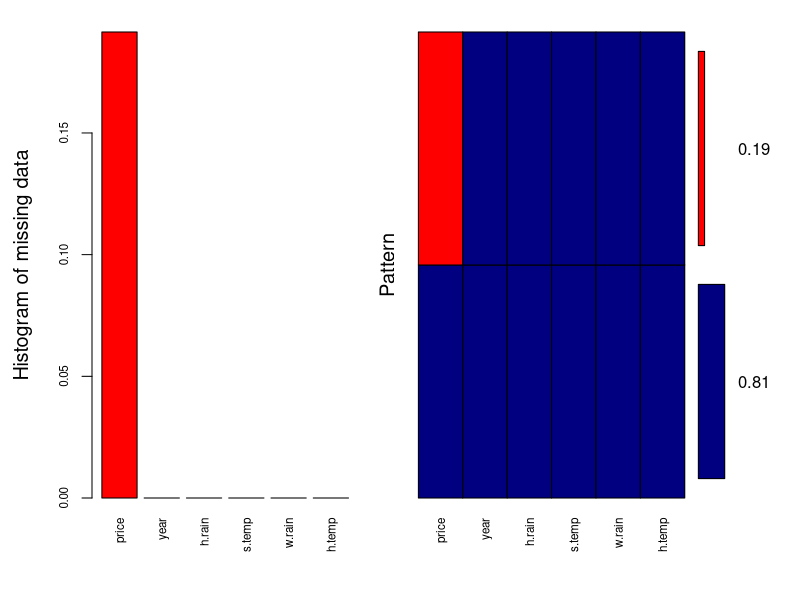
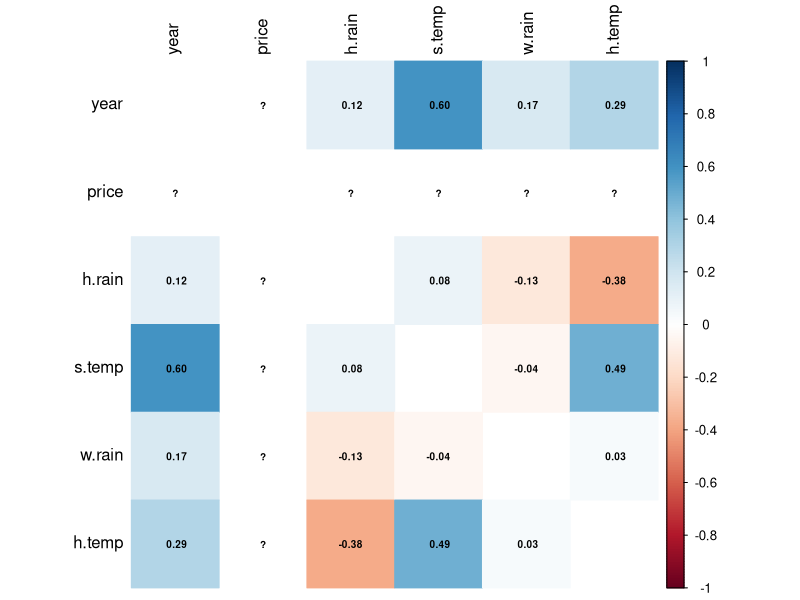
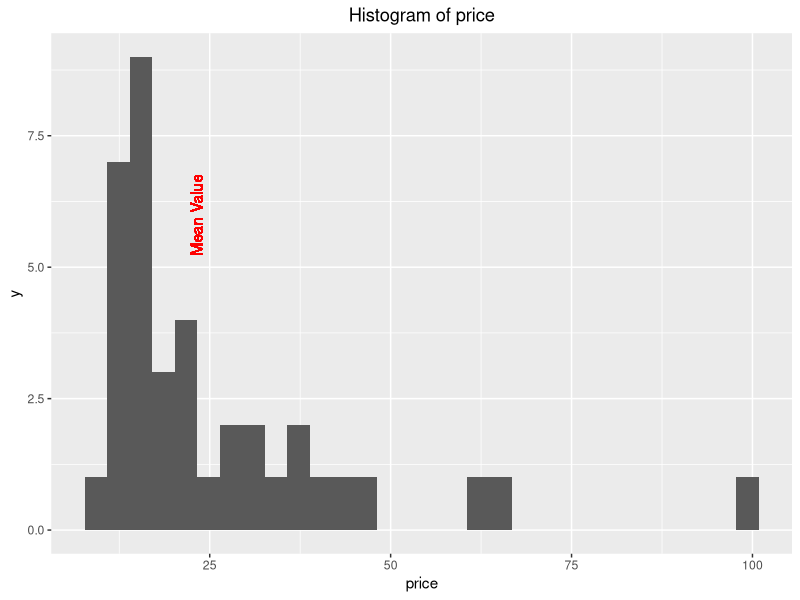
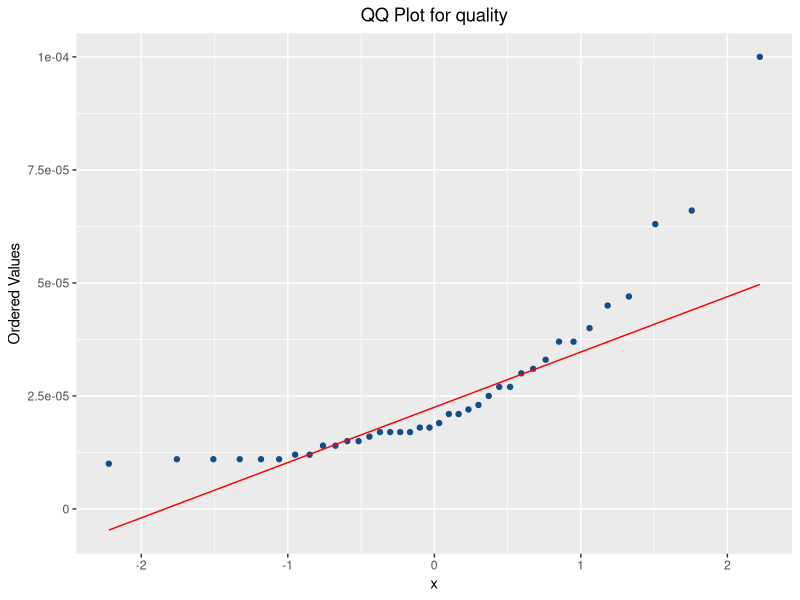
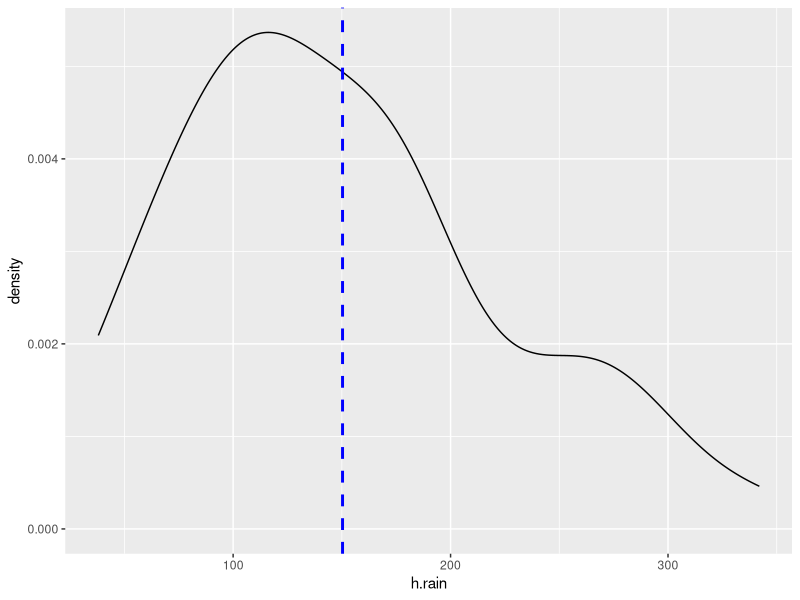
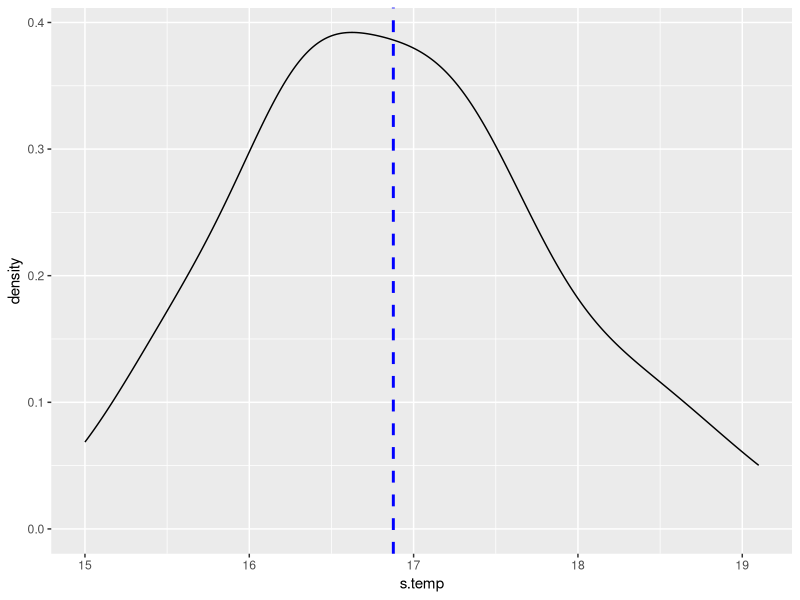
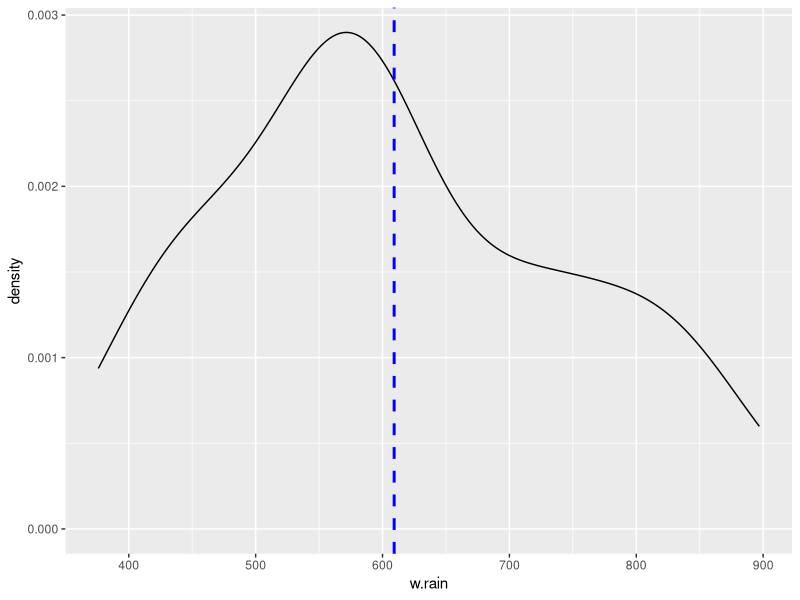
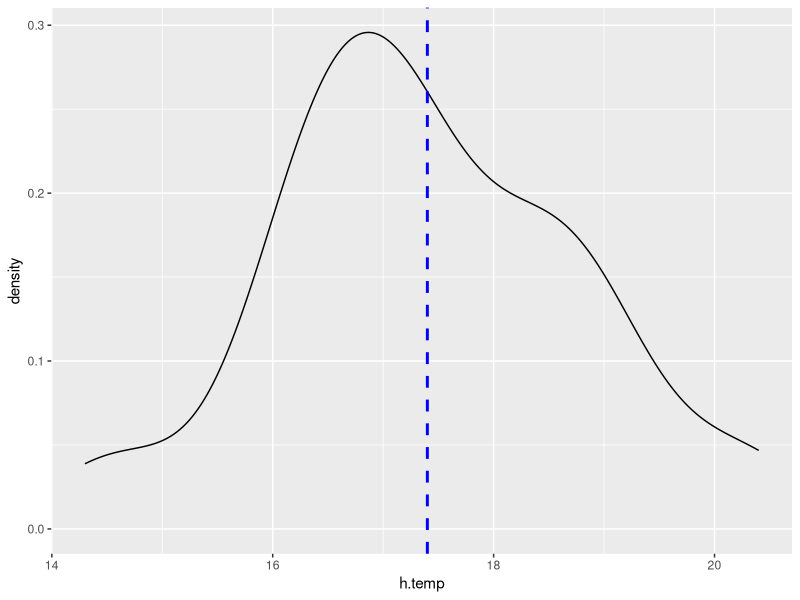

Reproduce these figures in R, in order. (Note: this script raises an error after producing the figures.)
library(mice) #deal with missing data
library(corrplot) #plot for correlation matrix
library(ggplot2) #visualization and plots
library(scales) #graphical scales map data to aesthetics
library(dplyr) #data manipulation: filter and arrange
library(tidyverse) #data manipulation
library(VIM) #tools for the visualization of missing or imputed values

df <- read.csv("wine.csv")
df <- df[,-7]
dim(df)

str(df)
summary(df)

#Checking missing values
aggr_plot <- aggr(df, col=c('navyblue','red'), numbers=TRUE, sortVars=TRUE, labels=names(df), cex.axis=.7, gap=3, ylab=c("Histogram of missing data","Pattern"))

#Build correlation and order by decreasing
set.seed(123)
library(dplyr)
library(tidyr)
cor(df) %>%
  as.data.frame() %>%
  mutate(var1 = rownames(.)) %>%
  gather(var2, value, -var1) %>%
  arrange(desc(value)) %>%
  group_by(value) %>%
  filter(row_number()==1)

#draw correlation matrix
dfcor <- cor(df)
corrplot(dfcor, method = "color", addCoef.col = "black",number.cex = .6,
         tl.col = "black", tl.srt = 90, diag = FALSE)

#overall quality
q1 <- ggplot(df, aes(price))+ 
  geom_histogram() + 
  labs(title = "Histogram of price") + 
  theme(plot.title=element_text(hjust=0.5)) +
  geom_vline(aes(xintercept=mean(price)), color="blue", linetype="dashed", size=1) +
  geom_text(aes(x=22, label="Mean Value", y=6), colour="red", angle=90, vjust = 1.2, text=element_text(size=11))
q1
q2 <- ggplot(df, aes(sample=price)) +
  stat_qq(color="dodgerblue4") + 
  stat_qq_line(color="red") +
  scale_y_continuous(labels=function(y){y/10^6}) +
  labs(title="QQ Plot for quality", y="Ordered Values") +
  theme(plot.title=element_text(hjust=0.5))
q2

#univariate analysis
p1 <- ggplot(df, aes(x=h.rain)) + 
  geom_density()
p1 + geom_vline(aes(xintercept=mean(h.rain)),
                color="blue", linetype="dashed", size=1)
p2 <- ggplot(df, aes(x=s.temp)) + 
  geom_density()
p2 + geom_vline(aes(xintercept=mean(s.temp)),
                color="blue", linetype="dashed", size=1)
p3 <- ggplot(df, aes(x=w.rain)) + 
  geom_density()
p3 + geom_vline(aes(xintercept=mean(w.rain)),
                color="blue", linetype="dashed", size=1)
p4 <- ggplot(df, aes(x=h.temp)) + 
  geom_density()
p4 + geom_vline(aes(xintercept=mean(h.temp)),
                color="blue", linetype="dashed", size=1)
p5 <- ggplot(df, aes(x=year)) + 
  geom_density()
p5 + geom_vline(aes(xintercept=mean(year)),
                color="blue", linetype="dashed", size=1)
ggarrange(p1, p2, p3, p4, p5, nrow = 2, ncol =3)

#bivariate analysis
g1 <- ggplot(data = df, mapping = aes(x = h.rain, y = price)) + geom_point() + stat_smooth()
g2 <- ggplot(data = df, mapping = aes(x = s.temp, y = price)) + geom_point() + stat_smooth()
g3 <- ggplot(data = df, mapping = aes(x = w.rain, y = price)) + geom_point() + stat_smooth()
g4 <- ggplot(data = df, mapping = aes(x = h.temp, y = price)) + geom_point() + stat_smooth()
g5 <- ggplot(data = df, mapping = aes(x = year, y = price)) + geom_point() + stat_smooth()
ggarrange(g1, g2, g3, g4, g5, nrow = 2, ncol =3)

#build liner gression model
lm1 <- lm(price ~ h.rain + s.temp + w.rain + h.temp + year, data = df)
anova(lm1)
summary(lm1)

#residual analysis
par(mfrow=c(2,2))
plot(lm1)
